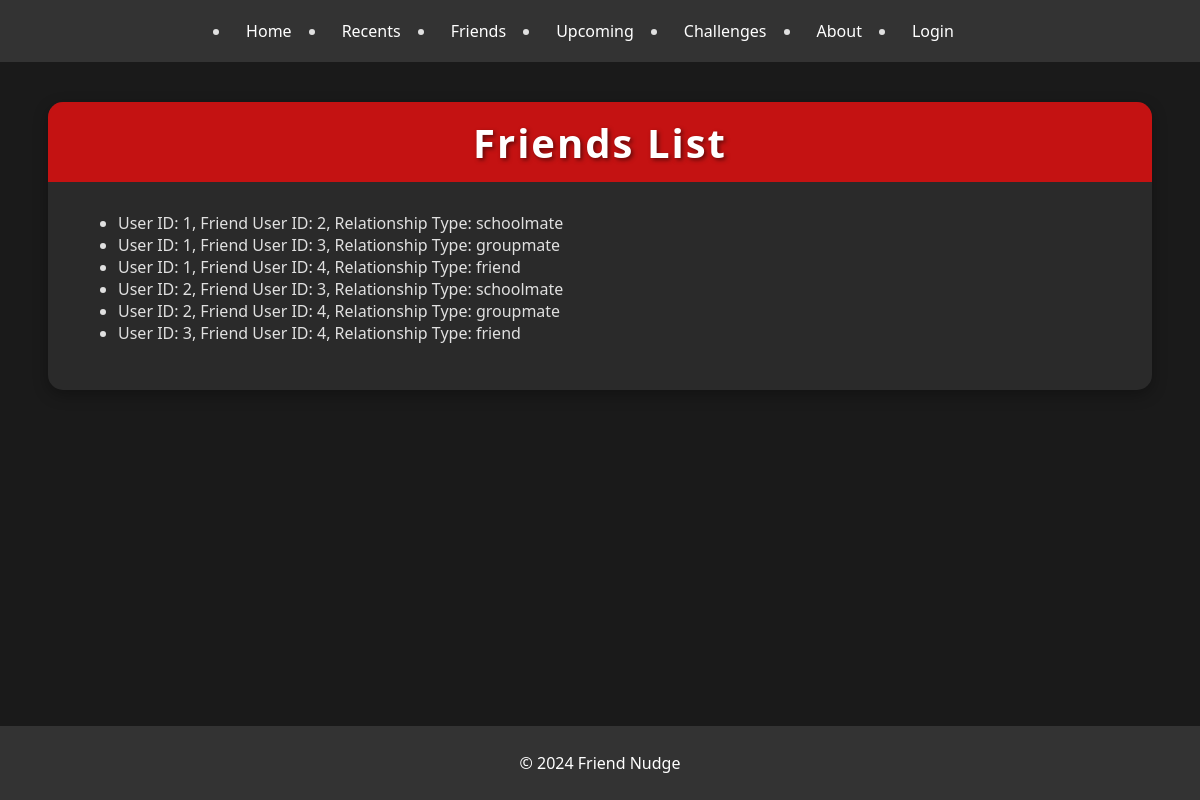
Page /display_friends on the earlier database version.
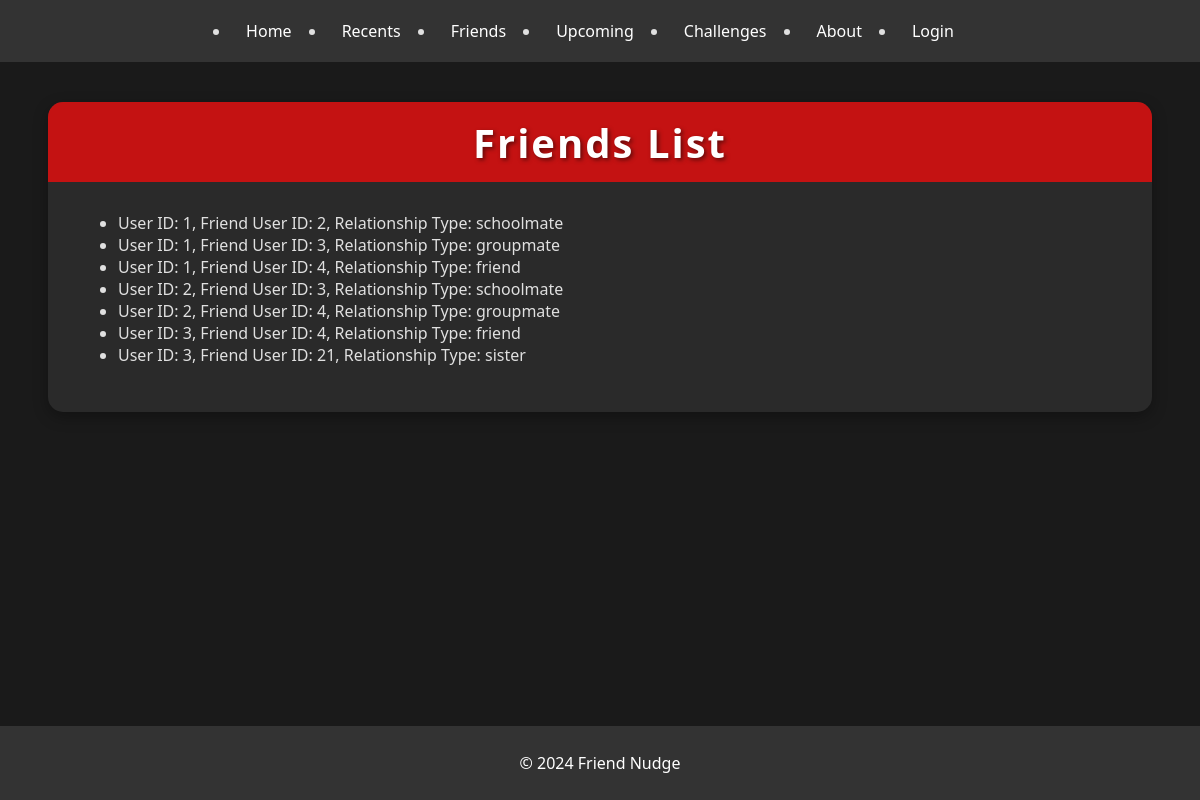
Same page on the later database version.
### tables this page shows
CREATE TABLE Friends (
        friend_id INTEGER PRIMARY KEY AUTOINCREMENT,
        user_id INTEGER NOT NULL,
        friend_user_id INTEGER NOT NULL,
        relationship_type TEXT NOT NULL,
        FOREIGN KEY (user_id) REFERENCES Users(user_id),
        FOREIGN KEY (friend_user_id) REFERENCES Users(user_id)
    );

### project.py (the view)
@app.route('/display_friends')
def display_friends():
    conn = get_database()
    cursor = conn.cursor()
    cursor.execute(
        'SELECT user_id, friend_user_id, relationship_type FROM friends')
    friends = cursor.fetchall()
    conn.close()
    return render_template('display_friends.html', friends=friends)

### prefix.py (called while the page is built)
    def __call__(self, environ, start_response):
        service_prefix = os.getenv('JUPYTERHUB_SERVICE_PREFIX', default=None)
        print (f"Service Prefix: {service_prefix}")
        if (service_prefix):
            environ['SCRIPT_NAME'] = service_prefix + "proxy/" + environ['SERVER_PORT']
            print(f"Setting SCRIPT_NAME to {environ['SCRIPT_NAME']}")
        return self.app(environ, start_response)

### project.py (called while the page is built)
def get_database():
    conn = sqlite3.connect(database)
    conn.row_factory = sqlite3.Row # gets us access to columns by name
    return conn

### templates/display_friends.html (shortened to what this page needs)
{% extends "full.html" %}
{% block content %}
    <div class="friends-page" role="main">
        <h1>Friends List</h1>
        <ul>
            {% for friend in friends %}
            <li>
                User ID: {{ friend['user_id'] }}, Friend User ID: {{
                friend['friend_user_id'] }}, Relationship Type: {{
                friend['relationship_type'] }}
            </li>
            {% endfor %}
        </ul>
    </div>
{% endblock %}

### templates/full.html (shortened to what this page needs)
<!DOCTYPE html>
<html>
<head>
    <link rel="stylesheet" href="{{ url_for('static', filename='css/full.css') }}">
    {% block extra_styles %}
    <link rel="stylesheet" href="{{ url_for('static', filename='css/recents.css') }}">
    <link rel="stylesheet" href="{{ url_for('static', filename='css/friends.css') }}">
    <link rel="stylesheet" href="{{ url_for('static', filename='css/about.css') }}">
    <link rel="stylesheet" href="{{ url_for('static', filename='css/login') }}">
    <link rel="stylesheet" href="{{ url_for('static', filename='css/upcoming.css') }}">
    <link rel="stylesheet" href="{{ url_for('static', filename='css/challenges.css') }}">
    {% endblock %}
</head>
<body>
    <header>
        <nav>
            <ul>
                <li><a href="{{ url_for('home') }}">Home</a></li>
                <li><a href="{{ url_for('recents') }}">Recents</a></li>
                <li><a href="{{ url_for('friends') }}">Friends</a></li>
                <li><a href="{{ url_for('upcoming') }}">Upcoming</a></li>
                <li><a href="{{ url_for('challenges') }}">Challenges</a></li>
                <li><a href="{{ url_for('about') }}">About</a></li>
                <li><a href="{{ url_for('login') }}">Login</a></li>
            </ul>
        </nav>
    </header>
    <main>
        {% block content %}{% endblock %}
    </main>
    <footer>
        <p>&copy; 2024 Friend Nudge</p>
    </footer>
</body>
</html>

### static/css/full.css (style rules this page uses)
html, body { height: 100%; margin: 0; }
body { display: flex; flex-direction: column; }
header { background-color: #333; padding: 10px 0; flex-shrink: 0; }
nav ul { display: flex; justify-content: center; background-color: #333; padding: 0; margin: 0; }
nav ul li { margin: 0 10px; }
nav ul li a { text-decoration: none; color: white; padding: 10px 15px; display: block; border-radius: 4px; transition: background-color 0.3s ease; }
main { flex: 1; padding: 20px; }
footer { background-color: #333; color: white; text-align: center; padding: 10px 0; flex-shrink: 0; }

### static/css/recents.css (style rules this page uses)
body { background-color: #1a1a1a; color: #e0e0e0; font-family: 'Segoe UI', Tahoma, Geneva, Verdana, sans-serif; margin: 0; padding: 0; min-height: 100vh; display: flex; flex-direction: column; }
h1 { margin: 0; font-size: 2em; }

### static/css/friends.css (style rules this page uses)
body { background-color: #1a1a1a; color: #e0e0e0; font-family: 'Segoe UI', Tahoma, Geneva, Verdana, sans-serif; margin: 0; padding: 0; min-height: 100vh; display: flex; flex-direction: column; }
.friends-page { width: 90%; max-width: 1200px; margin: 20px auto; padding: 30px; background-color: #2a2a2a; color: #e0e0e0; border-radius: 15px; box-shadow: 0 5px 15px rgba(0, 0, 0, 0.3); }
.friends-page h1 { height: 80px; display: flex; align-items: center; justify-content: center; color: #ffffff; background-color: rgba(235, 13, 13, 0.8); margin: -30px -30px 30px -30px; padding: 0 30px; border-radius: 15px 15px 0 0; font-size: 2.5em; letter-spacing: 2px; text-shadow: 2px 2px 4px rgba(0, 0, 0, 0.5); }

### static/css/about.css (style rules this page uses)
body { background-color: #1a1a1a; color: #e0e0e0; font-family: 'Segoe UI', Tahoma, Geneva, Verdana, sans-serif; margin: 0; padding: 0; min-height: 100vh; display: flex; flex-direction: column; }
a { color: #ff4d4d; text-decoration: none; transition: color 0.3s ease; }

### static/css/upcoming.css (style rules this page uses)
body { background-color: #1a1a1a; color: #e0e0e0; font-family: 'Segoe UI', Tahoma, Geneva, Verdana, sans-serif; margin: 0; padding: 0; min-height: 100vh; display: flex; flex-direction: column; }
.friends-page { width: 90%; max-width: 1200px; margin: 20px auto; padding: 30px; background-color: #2a2a2a; color: #e0e0e0; border-radius: 15px; box-shadow: 0 5px 15px rgba(0, 0, 0, 0.3); }
.friends-page h1 { height: 80px; display: flex; align-items: center; justify-content: center; color: #ffffff; background-color: rgba(235, 13, 13, 0.8); margin: -30px -30px 30px -30px; padding: 0 30px; border-radius: 15px 15px 0 0; font-size: 2.5em; letter-spacing: 2px; text-shadow: 2px 2px 4px rgba(0, 0, 0, 0.5); }

### static/css/challenges.css (style rules this page uses)
body { background-color: #1a1a1a; color: #e0e0e0; font-family: 'Segoe UI', Tahoma, Geneva, Verdana, sans-serif; margin: 0; padding: 0; min-height: 100vh; display: flex; flex-direction: column; }

Differences in the rows shown:
added Friends: user_id "3", friend_user_id "21", relationship_type "sister"
